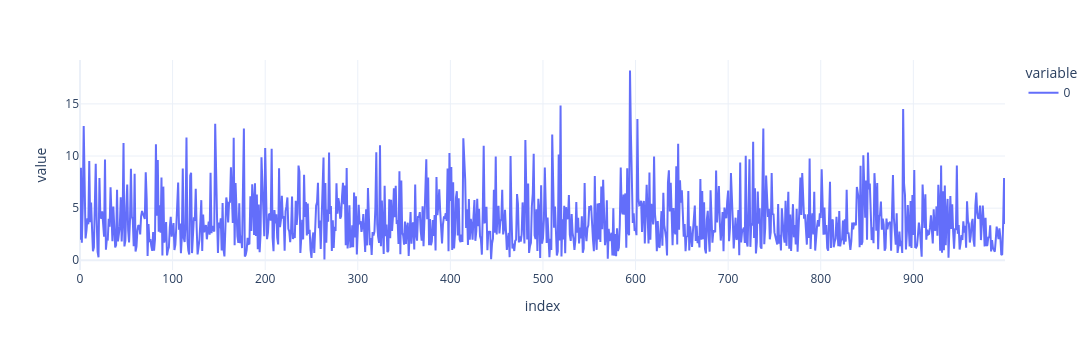

This figure's notebook cell:
### Markdown cell above
**Let's consider random signal $y_t: {\bf{E}}(y_t, y_{t+\tau}) = 0, \forall \tau>0$**.

Optimal forecast:
$$\hat y^* = \arg\min_{\hat y}\left(\int_{-\infty}^{+\infty}Loss(y, \hat y)\cdot~p(y) dy\right)$$

**Questions**:
  * What is the optimal forecast for prediction of such $y_t$?
  * What is the optimal forecast for prediction of such $y_t$ w.r.t. SSE (RMSE) loss function?
  
  $\hat y^* = {\mathbf E}y$

  * What is the optimal forecast for prediction of such $y_t$ w.r.t. MAE loss function?

  $\hat y^* = F^{-1}(0.5)~-$ median

  * What is the optimal forecast for prediction of such $y_t$ w.r.t. MAPE/MAPPE/WAPE/WAPPE/WAMAXPE loss functions?

### Code cell
# generate random variable
shape, scale = 2., 2.  # mean=2, std=2*sqrt(2)
y = np.random.gamma(shape, scale, 1000)
pd.DataFrame(y).plot().update_layout(height=350, width=1300)

### Figure 1 — Plotly figure (JSON) as saved in the notebook; plotly's stock layout.template omitted (floating-point values rounded to 4 significant figures; data arrays with more than 128 entries replaced by an {"elided": "..."} marker saying what was removed)
{"data": [{"hovertemplate": "variable=0<br>index=%{x}<br>value=%{y}<extra></extra>", "legendgroup": "0", "line": {"color": "#636efa", "dash": "solid"}, "marker": {"symbol": "circle"}, "mode": "lines", "name": "0", "orientation": "v", "showlegend": true, "type": "scatter", "x": {"elided": "1000 int values"}, "xaxis": "x", "y": {"elided": "1000 float values"}, "yaxis": "y"}], "layout": {"height": 350, "legend": {"title": {"text": "variable"}, "tracegroupgap": 0}, "margin": {"t": 60}, "width": 1300, "xaxis": {"anchor": "y", "domain": [0.0, 1.0], "title": {"text": "index"}}, "yaxis": {"anchor": "x", "domain": [0.0, 1.0], "title": {"text": "value"}}}}
